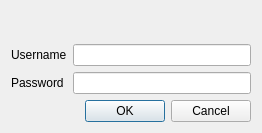
<?xml version="1.0" encoding="UTF-8"?>
<ui version="4.0">
 <class>LoginDialog</class>
 <widget class="QDialog" name="LoginDialog">
  <property name="geometry">
   <rect>
    <x>0</x>
    <y>0</y>
    <width>262</width>
    <height>133</height>
   </rect>
  </property>
  <property name="windowTitle">
   <string>Password required</string>
  </property>
  <property name="windowIcon">
   <iconset resource="../HaveClip.qrc">
    <normaloff>:/gfx/HaveClip_128.png</normaloff>:/gfx/HaveClip_128.png</iconset>
  </property>
  <layout class="QVBoxLayout" name="verticalLayout">
   <item>
    <widget class="QLabel" name="errorLabel">
     <property name="text">
      <string/>
     </property>
     <property name="textInteractionFlags">
      <set>Qt::LinksAccessibleByMouse|Qt::TextSelectableByKeyboard|Qt::TextSelectableByMouse</set>
     </property>
    </widget>
   </item>
   <item>
    <layout class="QFormLayout" name="formLayout">
     <item row="1" column="0">
      <widget class="QLabel" name="usernameLabel">
       <property name="text">
        <string>Username</string>
       </property>
      </widget>
     </item>
     <item row="1" column="1">
      <widget class="QLineEdit" name="usernameLineEdit"/>
     </item>
     <item row="2" column="0">
      <widget class="QLabel" name="passwordLabel">
       <property name="text">
        <string>Password</string>
       </property>
      </widget>
     </item>
     <item row="2" column="1">
      <widget class="QLineEdit" name="passwordLineEdit">
       <property name="echoMode">
        <enum>QLineEdit::Password</enum>
       </property>
      </widget>
     </item>
    </layout>
   </item>
   <item>
    <widget class="QDialogButtonBox" name="buttonBox">
     <property name="orientation">
      <enum>Qt::Horizontal</enum>
     </property>
     <property name="standardButtons">
      <set>QDialogButtonBox::Cancel|QDialogButtonBox::Ok</set>
     </property>
    </widget>
   </item>
  </layout>
 </widget>
 <resources>
  <include location="../HaveClip.qrc"/>
 </resources>
 <connections>
  <connection>
   <sender>buttonBox</sender>
   <signal>accepted()</signal>
   <receiver>LoginDialog</receiver>
   <slot>accept()</slot>
   <hints>
    <hint type="sourcelabel">
     <x>248</x>
     <y>254</y>
    </hint>
    <hint type="destinationlabel">
     <x>157</x>
     <y>274</y>
    </hint>
   </hints>
  </connection>
  <connection>
   <sender>buttonBox</sender>
   <signal>rejected()</signal>
   <receiver>LoginDialog</receiver>
   <slot>reject()</slot>
   <hints>
    <hint type="sourcelabel">
     <x>316</x>
     <y>260</y>
    </hint>
    <hint type="destinationlabel">
     <x>286</x>
     <y>274</y>
    </hint>
   </hints>
  </connection>
 </connections>
</ui>
